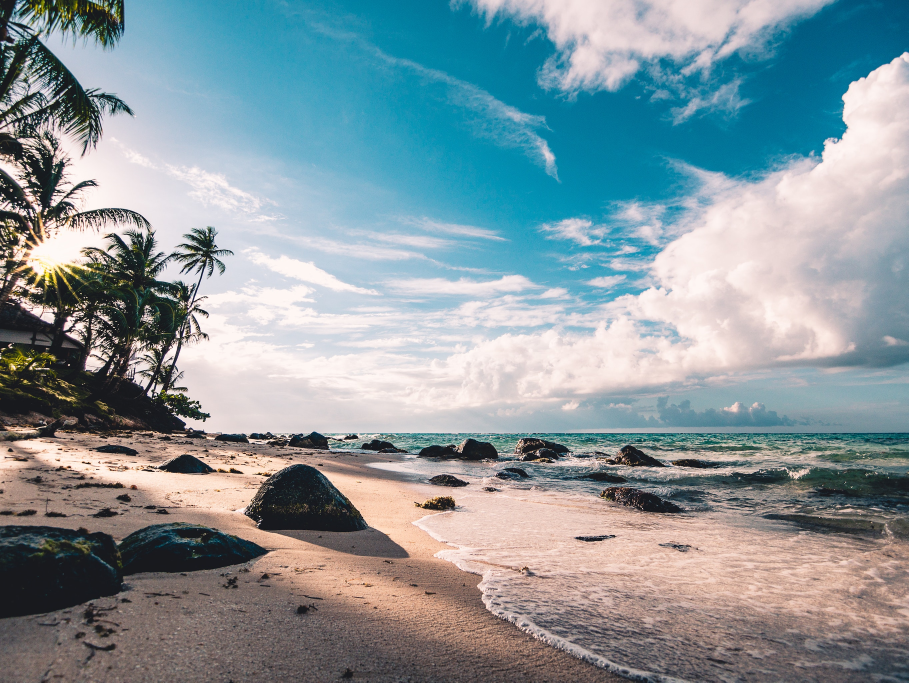
#> input picture chapter1-4/chap1410/cloudy_beach.jpg, 2726 x 2047 px (shown at 1/3 size)
$ jupyter execute chap1410.ipynb
#> lines starting #> are read from the running program, lines starting #| are printed output that depends on the picture
[cell 1]
import cv2
import numpy as np
from matplotlib import pyplot as plt

img = cv2.imread('cloudy_beach.jpg',0)
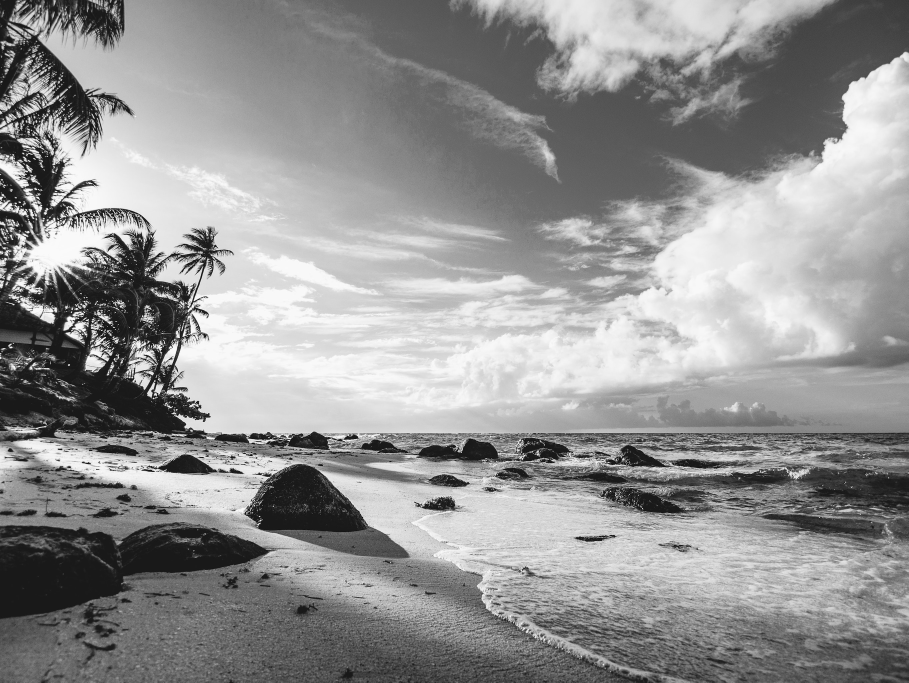
#> img: shape (2047, 2726) (shown at 1/3 size); min 0, max 255, mean 147.1

plt.hist(img.ravel(),256,[0,256]); plt.show()
#> after `plt.hist(img.ravel(), 256, [0, 256])`:
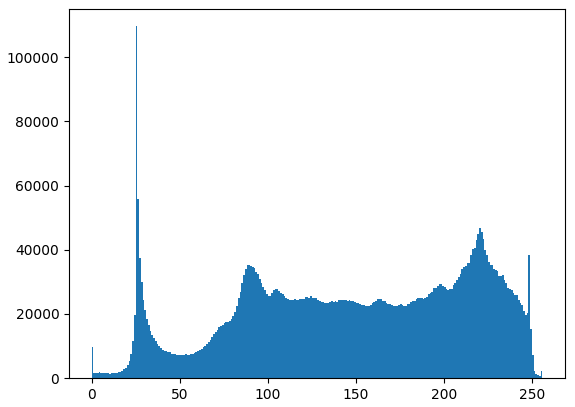
#> figure drawn by matplotlib, 1 panel; tallest bar 109656 high, from x = 25 to 26

[cell 2]
img = cv2.imread('cloudy_beach.jpg')
#> img is the input picture: shape (2047, 2726, 3); mean B, G, R 156.5, 151.1, 135.9
color = ('b','g','r')
for i,col in enumerate(color):
    histr = cv2.calcHist([img],[i],None,[256],[0,256])
    plt.plot(histr,color = col)
    plt.xlim([0,256])
plt.show()
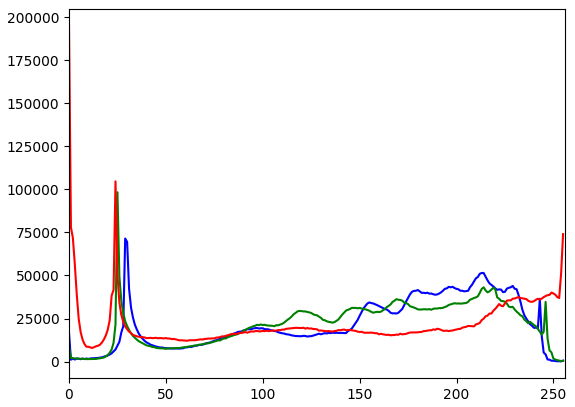
#> figure drawn by matplotlib, 1 panel; curve peaks at x = 29, y = 71445; curve peaks at x = 25, y = 98290; curve peaks at x = 0, y = 195133

[cell 3]
img = cv2.imread('cloudy_beach.jpg',0)

# create a mask
mask = np.zeros(img.shape[:2], np.uint8)
mask[500:1500, 500:2200] = 255
masked_img = cv2.bitwise_and(img,img,mask = mask)
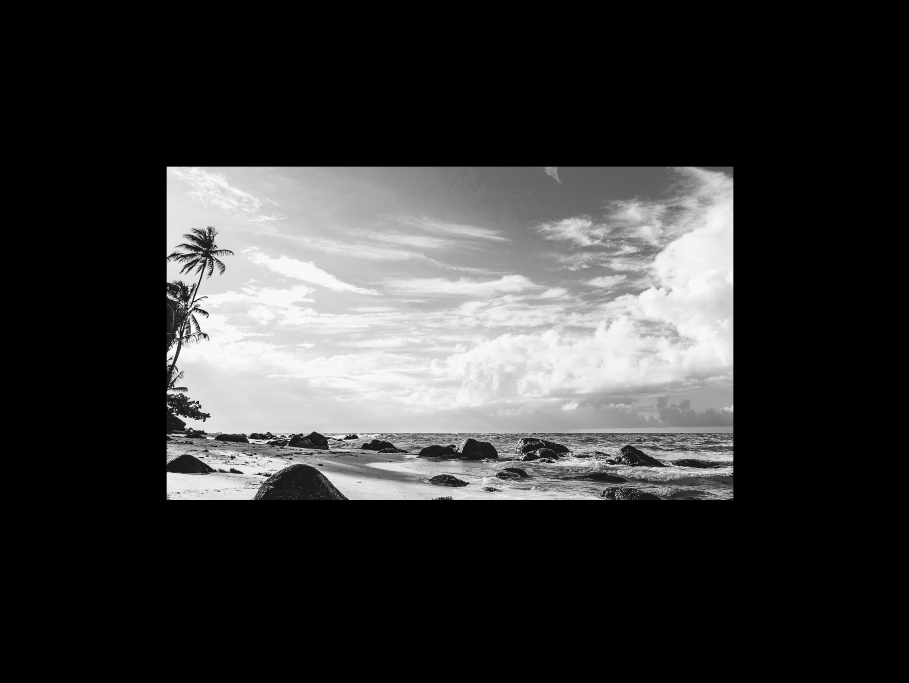
#> masked_img: shape (2047, 2726) (shown at 1/3 size); min 0, max 255, mean 55.3

# Calculate histogram with mask and without mask
# Check third argument for mask
hist_full = cv2.calcHist([img],[0],None,[256],[0,256])
#> hist_full = 256 values, max 109656 at index 25, min 686 at index 254, mean 21797.4
hist_mask = cv2.calcHist([img],[0],mask,[256],[0,256])
#> hist_mask = 256 values, max 32105 at index 248, min 174 at index 254, mean 6640.6

plt.subplot(221), plt.imshow(img, 'gray')
plt.subplot(222), plt.imshow(mask,'gray')
plt.subplot(223), plt.imshow(masked_img, 'gray')
plt.subplot(224), plt.plot(hist_full), plt.plot(hist_mask)
plt.xlim([0,256])

plt.show()
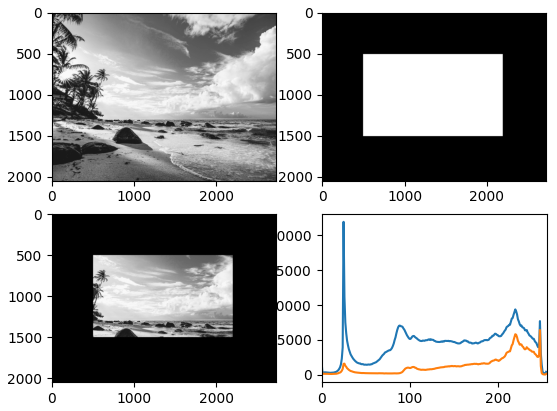
#> figure drawn by matplotlib, 4 panels; panel 4: curve peaks at x = 25, y = 109656; panel 4: curve peaks at x = 248, y = 32105

[cell 4]
img = cv2.imread('cloudy_beach.jpg',0)
hist,bins = np.histogram(img.flatten(),256,[0,256])
#> hist has the same summary as hist_full; bins = 257 values from 0 to 256
cdf = hist.cumsum()
#> cdf = 256 values from 9651 to 5580122
cdf_normalized = cdf * hist.max()/ cdf.max()
#> cdf_normalized = 256 values from 189.7 to 109656

plt.plot(cdf_normalized, color = 'b')
plt.hist(img.flatten(),256,[0,256], color = 'r')
plt.xlim([0,256])
plt.legend(('cdf','histogram'), loc = 'upper left')
plt.show()
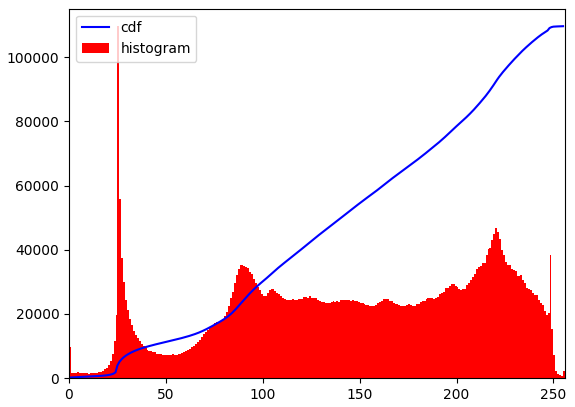
#> figure drawn by matplotlib, 1 panel; tallest bar 109656 high, from x = 25 to 26; curve peaks at x = 255, y = 109656

[cell 5]
img = cv2.imread('cloudy_beach.jpg',0)
cdf_m = np.ma.masked_equal(cdf,0)
cdf_m = (cdf_m - cdf_m.min())*255/(cdf_m.max()-cdf_m.min())
cdf = np.ma.filled(cdf_m,0).astype('uint8')
#> cdf = 256 values from 0 to 255

img2 = cdf[img]
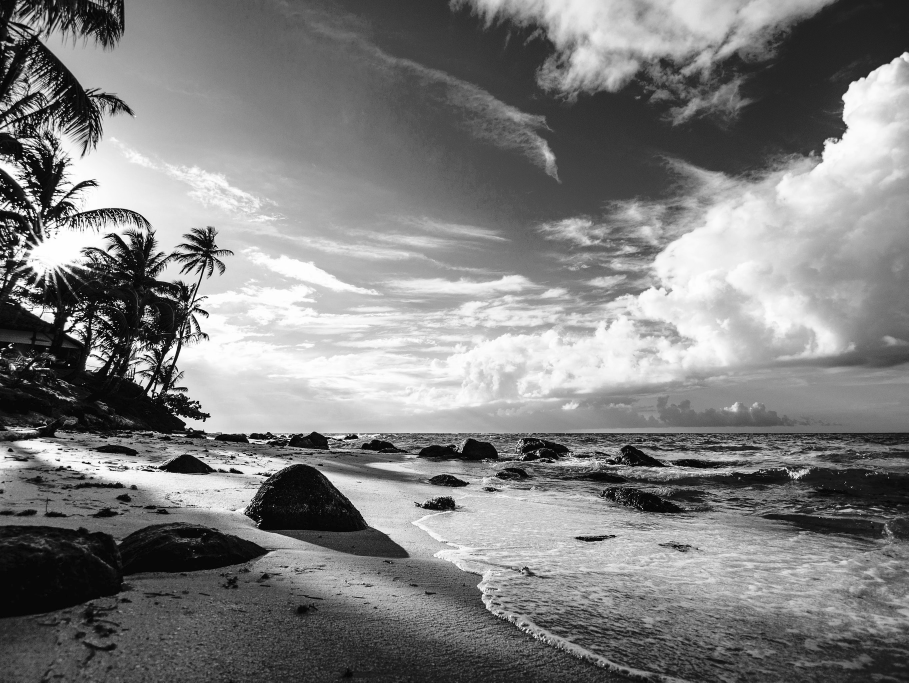
#> img2: shape (2047, 2726) (shown at 1/3 size); min 0, max 255, mean 127.4

plt.plot(cdf_normalized, color = 'b')
plt.hist(img.flatten(),256,[0,256], color = 'r')
plt.xlim([0,256])
plt.legend(('cdf','histogram'), loc = 'upper left')
plt.show()

[cell 6]
img = cv2.imread('cloudy_beach.jpg',0)
equ = cv2.equalizeHist(img)
res = np.hstack((img,equ)) #stacking images side-by-side
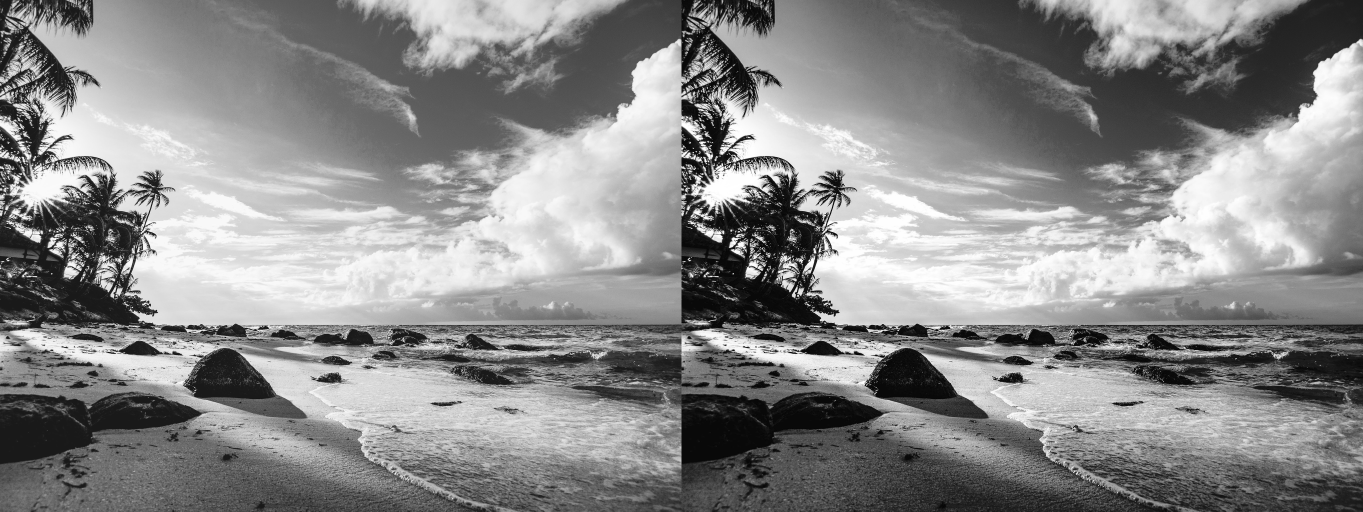
#> res: shape (2047, 5452) (shown at 1/4 size); min 0, max 255, mean 137.5
cv2.imwrite('res.png',res)
#> Out = True

[cell 7]
import numpy as np
import cv2

img = cv2.imread('tsukuba_1.jpg',0)
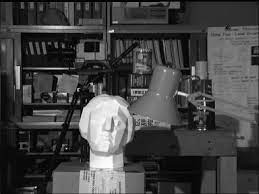
#> input picture chapter1-4/chap1410/tsukuba_1.jpg, 259 x 194 px
#> img is the input picture: shape (194, 259); min 0, max 255, mean 67.8

# create a CLAHE object (Arguments are optional).
clahe = cv2.createCLAHE(clipLimit=2.0, tileGridSize=(8,8))
cl1 = clahe.apply(img)
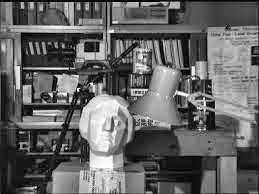
#> cl1: shape (194, 259); min 1, max 255, mean 100.5

cv2.imwrite('clahe_2.jpg',cl1)
#> Out = True
